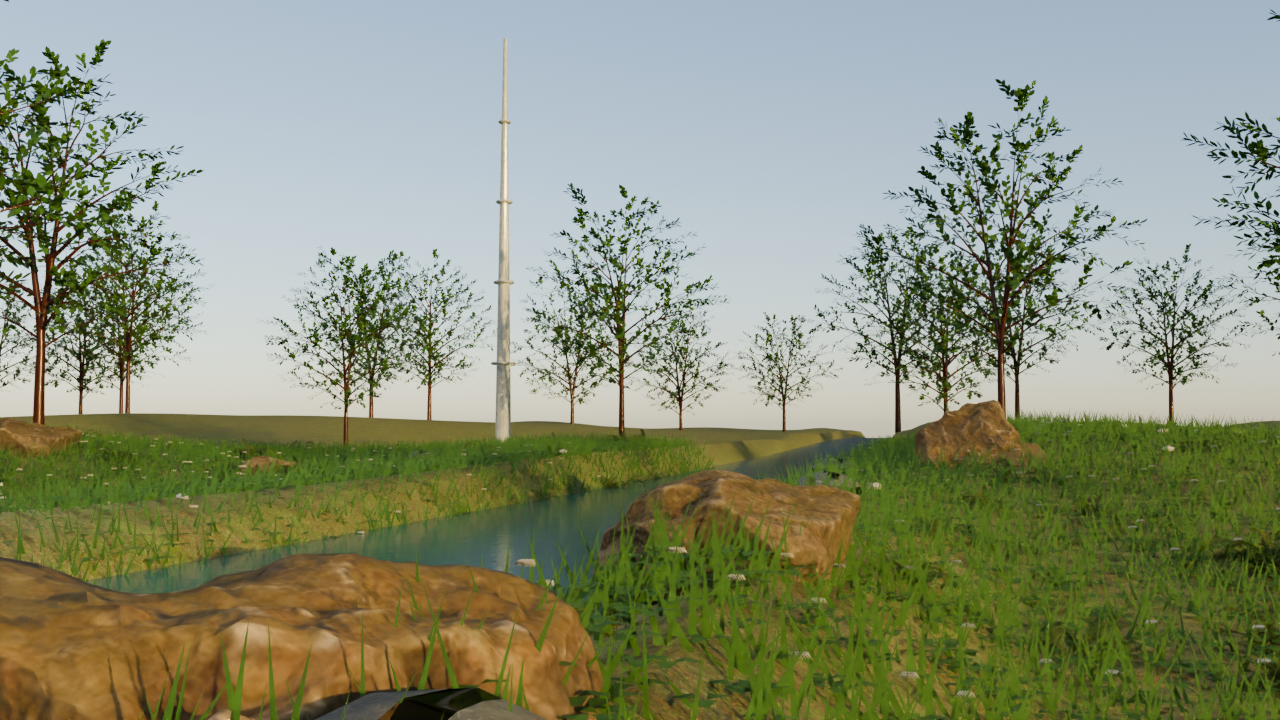
#> input picture docs/master-plan/lore/scenes/03-first-ride-on-the-chord/poster.png, 1280 x 720 px
$ python review-lore-scenes.py ../docs/master-plan/lore/scenes/03-first-ride-on-the-chord
#> lines starting #> are read from the running program, lines starting #| are printed output that depends on the picture
"""Create internal review sheets from native Blender outputs, without editing them.

Usage: /usr/bin/python3 experiments/review-lore-scenes.py ci-logs/render-artifacts-final
Sheets are diagnostic files under ignored ci-logs/lore-review/.
"""
import argparse
import hashlib
import json
from pathlib import Path

from PIL import Image, ImageDraw, ImageOps, ImageStat

parser = argparse.ArgumentParser()
parser.add_argument('root', type=Path)
args = parser.parse_args()
paths = sorted(args.root.rglob('poster.png'), key=lambda path: path.parent.name)
if not paths:
    raise SystemExit('No native render outputs found')
output = Path('ci-logs/lore-review')
output.mkdir(parents=True, exist_ok=True)
records = []
for start in range(0, len(paths), 4):
    sheet = Image.new('RGB', (1280, 792), '#142326')
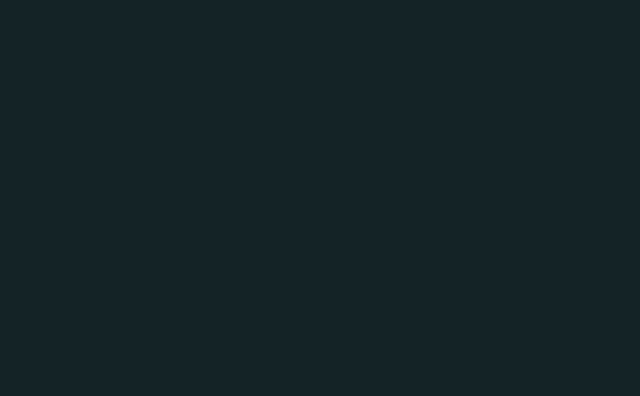
#> sheet: PIL image 1280x792 RGB (shown at 1/2 size); mean R, G, B 20, 35, 38
    draw = ImageDraw.Draw(sheet)
    for index, path in enumerate(paths[start:start+4]):
        x, y = index % 2 * 640, index // 2 * 396
        with Image.open(path) as source:
#> source is the input picture: PIL image 1280x720 RGBA; mean R, G, B, A 138.6, 144.3, 120.1, 255
#> (the run stopped early here; a loop or call above may not have finished)
